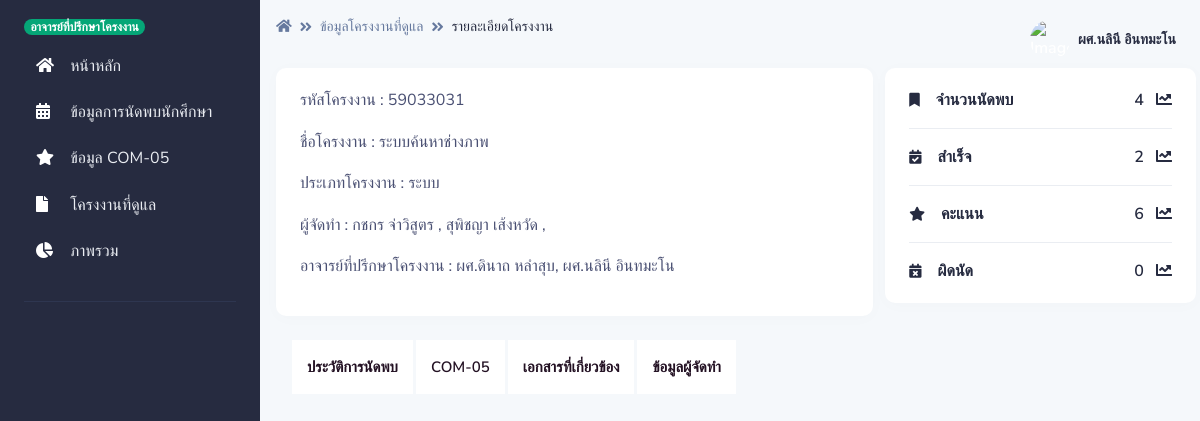
Page /pages/project_teacher/project_adviser.php?act=show&ID=59033031 (signed in) on the earlier database version.
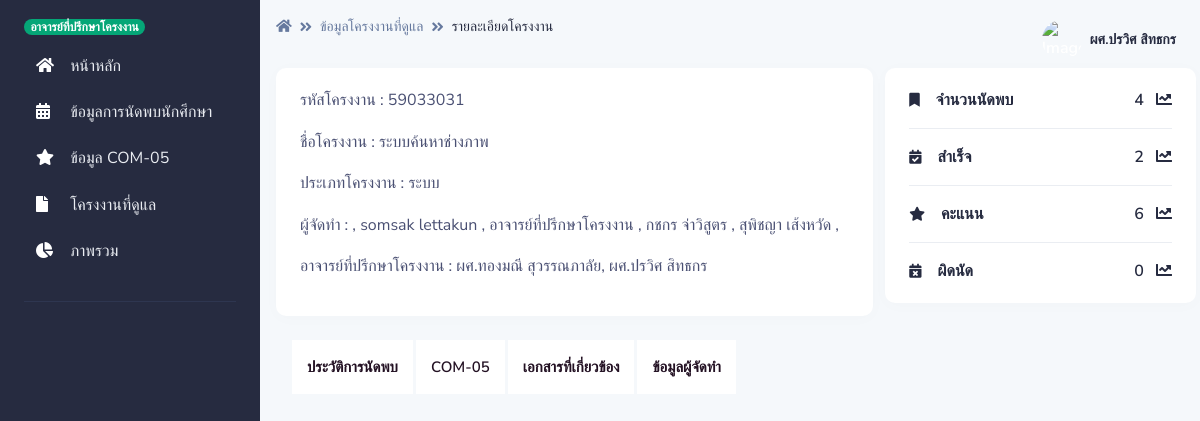
Same page on the later database version.
### tables this page shows
CREATE TABLE `project` (
  `project_id` int(15) NOT NULL,
  `project_name` varchar(255) NOT NULL,
  `project_type` int(2) NOT NULL,
  `project_adviser1` int(15) NOT NULL,
  `project_adviser2` int(15) NOT NULL,
  `project_status` int(2) NOT NULL DEFAULT 1,
  `project_record` int(10) NOT NULL
);

CREATE TABLE `project_type` (
  `project_type_id` int(2) NOT NULL,
  `project_type_name` varchar(255) NOT NULL
);

CREATE TABLE `student` (
  `student_id` int(15) NOT NULL,
  `student_name` varchar(255) NOT NULL,
  `student_major` int(2) NOT NULL,
  `student_phone` varchar(15) NOT NULL DEFAULT '0000000000',
  `student_email` varchar(255) NOT NULL,
  `student_password` varchar(255) NOT NULL,
  `student_photo` varchar(255) NOT NULL DEFAULT 'https://i.ibb.co/BVcPqGJ/profile-picture-2qq.jpg',
  `student_project` int(15) NOT NULL DEFAULT 1111,
  `student_type` int(2) NOT NULL DEFAULT 1
);

CREATE TABLE `teacher` (
  `teacher_id` int(10) NOT NULL,
  `teacher_name` varchar(255) NOT NULL,
  `teacher_email` varchar(255) NOT NULL,
  `teacher_password` varchar(255) NOT NULL,
  `teacher_photo` varchar(255) NOT NULL DEFAULT 'https://i.ibb.co/HFB65Yz/asa.png',
  `teacher_type` int(1) NOT NULL DEFAULT 1
);

### pages/project_teacher/project_adviser.php (the view, shortened to what the changed rows need)
<?php
if (!$_SESSION["TeacherID"]){
	  Header("Location: ../../login_te.php");
}else{?>
<?php include '../../conn.php';
$id_project = $_REQUEST["ID"];?>
<!DOCTYPE html>
<html lang="en">
<head>
    <link type="text/css" href="../../vendor/@fortawesome/fontawesome-free/css/all.min.css" rel="stylesheet">
    <link type="text/css" href="../../vendor/notyf/notyf.min.css" rel="stylesheet">
    <link type="text/css" href="../../css/volt.css" rel="stylesheet">
</head>
<body>
    <?php include '../menu_te.php';?>
    <main class="content">
        <nav class="navbar navbar-top navbar-expand navbar-dashboard navbar-dark pl-0 pr-2 pb-0">
            <div class="container-fluid px-0">
                <div class="d-flex justify-content-between w-100" id="navbarSupportedContent">
                    <div class="d-flex">
                        <nav aria-label="breadcrumb">
                            <ol class="breadcrumb breadcrumb-dark breadcrumb-transparent">
                                <li class="breadcrumb-item"><a href="../student_index"><span
                                            class="fas fa-home"></span></a></li>
                                <li class="breadcrumb-item"><a href="../project_teacher">ข้อมูลโครงงานที่ดูแล</a></li>
                                <li class="breadcrumb-item active" aria-current="page">รายละเอียดโครงงาน</li>
                            </ol>
                        </nav>
                    </div>
                    <?php include '../navbar_te.php';?>
                </div>
            </div>
        </nav>
        <div class="row">
            <div class="col-12 col-xl-8">
                <div class="card border-light shadow-sm mb-4 lg-8">
                    <div class="card-body">
                    <?php
					$sql = "SELECT
                    project.project_id,
                    project.project_name,
                    project.project_type,
                    project_type.project_type_name
                    FROM
                    project
                    INNER JOIN project_type ON project.project_type = project_type.project_type_id
                    WHERE
                    project.project_id = '$id_project'";
					$result = $con->query($sql);
					if ($result->num_rows > 0) {
						while($row = $result->fetch_assoc()) {
                            echo '<p>รหัสโครงงาน : '. $row["project_id"].'</p>
                        <p>ชื่อโครงงาน : '. $row["project_name"].'</p>
                        <p>ประเภทโครงงาน : '. $row["project_type_name"].'</p>';
                    }
                    }
                    ?>
                        <p>ผู้จัดทำ :  <?php
           include '../../conn.php';
           $id_project = $_REQUEST["ID"];
					$sql = "SELECT
                    student.student_project,
                    student.student_id,
                    student.student_name
                    FROM
                    student
                    WHERE
                    student.student_project ='$id_project'";
					$result = $con->query($sql);
					if ($result->num_rows > 0) {
						while($row = $result->fetch_assoc()) {
                            echo '' . $row["student_name"].' , ';
            }
            }
            ?> </p>
                        <p>อาจารย์ที่ปรึกษาโครงงาน :
                        <?php
           include '../../conn.php';
           $id_ptojrct = $_REQUEST["ID"];
					$sql = "SELECT
                    project.project_id,
                    project.project_adviser1,
                    teacher.teacher_name
                    FROM
                    project
                    INNER JOIN teacher ON project.project_adviser1 = teacher.teacher_id
                    WHERE
                    project.project_id ='$id_ptojrct'";
					$result = $con->query($sql);
					if ($result->num_rows > 0) {
						while($row = $result->fetch_assoc()) {
                            echo '' . $row["teacher_name"].',';
                        }
                        }
                        ?>
<?php
           include '../../conn.php';
           $id_ptojrct = $_REQUEST["ID"];
					$sql = "SELECT
                    project.project_id,
                    project.project_adviser2,
                    teacher.teacher_name
                    FROM
                    project
                    INNER JOIN teacher ON project.project_adviser2 = teacher.teacher_id
                    WHERE
                    project.project_id ='$id_ptojrct'";
					$result = $con->query($sql);
					if ($result->num_rows > 0) {
						while($row = $result->fetch_assoc()) {
                            if ($row["project_adviser2"]==3){
                                echo '';
                            }else{
                                echo '' . $row["teacher_name"].'';
                            };
                        }
                        }
                        ?>
</p>
                    </div>
                </div>
            </div>
            <div class="col-12 px-0 mb-4 col-xl-4">
                <div class="card border-light shadow-sm">
                    <div class="card-body">
                        <div class="d-flex align-items-center justify-content-between border-bottom border-light pb-3">
                            <div>
                                <h6 class="mb-0"><span class="icon icon-xs mr-3"><span
                                            class="fas fa-bookmark"></span></span>จำนวนนัดพบ</h6>
                            </div>
                            <div>
                            <a href="#" class="text-primary font-weight-bold">
                            <?php
           include '../../conn.php';
           $id_project = $_REQUEST["ID"];
					$sql = "SELECT
                    Count(appoint.appoint_id) as C_appoint,
                    appoint.project_id
                    FROM
                    appoint
                    WHERE
                    appoint.project_id = '$id_project'
                    GROUP BY
                    appoint.project_id";
					$result = $con->query($sql);
					if ($result->num_rows > 0) {
						while($row = $result->fetch_assoc()) {
                            echo $row["C_appoint"];
                        }
                        }else{
                            echo '0';
                        }
                        ?>
                            <span class="fas fa-chart-line ml-2"></span></a>
                            </div>
                        </div>
                        <div class="d-flex align-items-center justify-content-between border-bottom border-light py-3">
                            <div>
                                <h6 class="mb-0"><span class="icon icon-xs mr-3"><span
                                            class="fas fa-calendar-check"></span></span>สำเร็จ</h6>
                            </div>
                            <div>
                            <a href="#" class="text-primary font-weight-bold">
                            <?php
           include '../../conn.php';
           $id_project = $_REQUEST["ID"];
					$sql2 = "SELECT
                    Count(appoint.appoint_id) AS C_appoint01,
                    appoint.project_id
                    FROM
                    appoint
                    WHERE
                    appoint.project_id = '$id_project' AND
                    appoint.appoint_status = 4
                    GROUP BY
                    appoint.project_id";
					$result = $con->query($sql2);
					if ($result->num_rows > 0) {
						while($row = $result->fetch_assoc()) {
                            echo $row["C_appoint01"];
                        }
                        }else{
                            echo '0';
                        }
                        ?>
                            <span class="fas fa-chart-line ml-2"></span></a>
                            </div>
                        </div>
                        <div class="d-flex align-items-center justify-content-between border-bottom border-light py-3">
                            <div>
                                <h6 class="mb-0"><span class="icon icon-xs mr-3"><span
                                            class="fas fa-star"></span></span>คะแนน</h6>
                            </div>
                            <div>
                            <a href="#" class="text-primary font-weight-bold">
                            <?php
           include '../../conn.php';
           $id_project = $_REQUEST["ID"];
					$sql2 = "SELECT
                    com05.project_id,
                    Sum(score.score_score) as s_sum
                    FROM
                    com05
                    INNER JOIN score ON com05.score = score.score_id
                    WHERE
                    com05.project_id = '$id_project'
                    GROUP BY
com05.project_id
                    ";
					$result = $con->query($sql2);
					if ($result->num_rows > 0) {
						while($row = $result->fetch_assoc()) {
                            echo $row["s_sum"];
                        }
                        }else{
                            echo '0';
                        }
                        ?>
                            <span class="fas fa-chart-line ml-2"></span></a>
                            </div>
                        </div>
                        <div class="d-flex align-items-center justify-content-between pt-3">
                            <div>
                                <h6 class="mb-0"><span class="icon icon-xs mr-3"><span
                                            class="fas fa-calendar-times"></span></span>ผิดนัด</h6>
                            </div>
                            <div>
                                <a href="#" class="text-primary font-weight-bold">
                                <a href="#" class="text-primary font-weight-bold">
                                <?php
           include '../../conn.php';
           $id_project = $_REQUEST["ID"];
					$sql2 = "SELECT
                    Count(appoint.appoint_id) AS C_appoint01,
                    appoint.project_id
                    FROM
                    appoint
                    WHERE
                    appoint.project_id = '$id_project' AND
                    appoint.appoint_status = 6
                    GROUP BY
                    appoint.project_id";
					$result = $con->query($sql2);
					if ($result->num_rows > 0) {
						while($row = $result->fetch_assoc()) {
                            echo $row["C_appoint01"];
                        }
                        }else{
                            echo '0';
                        }
                        ?> <span
                                        class="fas fa-chart-line ml-2"></span></a>
                            </div>
                        </div>
                    </div>
                </div>
            </div>
        </div>
        <div class="container">
            <div class="row">
                <div class="col-md-12">
                    <div class="tab" role="tabpanel">
                        <ul class="nav nav-tabs" role="tablist">
                            <li role="presentation" ><a href="#Section1" aria-controls="home" role="tab"
                                    data-toggle="tab">ประวัติการนัดพบ</a></li>
                            <li role="presentation"><a href="#Section2" aria-controls="profile" role="tab"
                                    data-toggle="tab">COM-05</a></li>
                            <li role="presentation"><a href="#Section3" aria-controls="messages" role="tab"
                                    data-toggle="tab">เอกสารที่เกี่ยวข้อง</a></li>
                                    <li role="presentation"><a href="#Section4" aria-controls="messages" role="tab"
                                    data-toggle="tab">ข้อมูลผู้จัดทำ</a></li>
                        </ul>
                        <div class="tab-content tabs">
                        </div>
                    </div>
                </div>
            </div>
        </div>
    </main>
</body>
</html>
<?php }?>

### pages/navbar_te.php (shortened to what the changed rows need)
<ul class="navbar-nav align-items-center">
    <li class="nav-item dropdown">
        <a class="nav-link pt-1 px-0" href="#" role="button" data-toggle="dropdown" aria-haspopup="true"
            aria-expanded="false">
            <div class="media d-flex align-items-center">
                <img class="user-avatar md-avatar rounded-circle" alt="Image placeholder"
                    src="<?php echo  $_SESSION["TeacherPhoto"]; ?>">
                <div class="media-body ml-2 text-dark align-items-center d-none d-lg-block">
                    <span class="mb-0 font-small font-weight-bold"><?php echo  $_SESSION["TeacherName"]; ?></span>
                </div>
            </div>
        </a>
    </li>
</ul>

Differences in the rows shown:
changed through a linked row, project "ระบบค้นหาช่างภาพ": project_adviser1.teacher_name "ผศ.ดินาถ หลำสุบ" → "ผศ.ทองมณี สุวรรณภาลัย"; project_adviser2.teacher_name "ผศ.นลินี อินทมะโน" → "ผศ.ปรวิศ สิทธกร"
now on this page (row edited): student: student_name "somsak lettakun"
now on this page (row edited): student: student_name "อาจารย์ที่ปรึกษาโครงงาน"
Other differences:
$_SESSION["TeacherName"]: "ผศ.นลินี อินทมะโน" → "ผศ.ปรวิศ สิทธกร"
